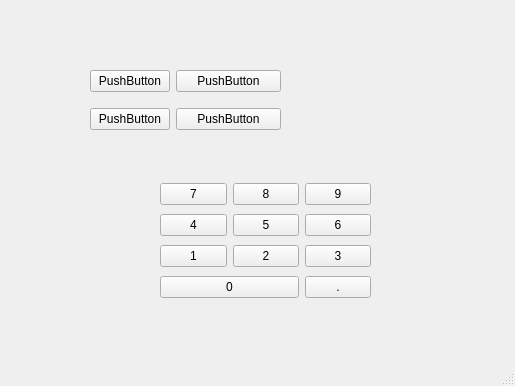
<?xml version="1.0" encoding="UTF-8"?>
<ui version="4.0">
 <class>MainWindow</class>
 <widget class="QMainWindow" name="MainWindow">
  <property name="geometry">
   <rect>
    <x>0</x>
    <y>0</y>
    <width>515</width>
    <height>386</height>
   </rect>
  </property>
  <property name="windowTitle">
   <string>MainWindow</string>
  </property>
  <widget class="QWidget" name="centralwidget">
   <widget class="QWidget" name="">
    <property name="geometry">
     <rect>
      <x>90</x>
      <y>60</y>
      <width>191</width>
      <height>81</height>
     </rect>
    </property>
    <layout class="QGridLayout" name="gridLayout">
     <item row="1" column="0">
      <widget class="QPushButton" name="pushButton_3">
       <property name="text">
        <string>PushButton</string>
       </property>
      </widget>
     </item>
     <item row="1" column="1" colspan="2">
      <widget class="QPushButton" name="pushButton_4">
       <property name="text">
        <string>PushButton</string>
       </property>
      </widget>
     </item>
     <item row="0" column="0">
      <widget class="QPushButton" name="pushButton">
       <property name="text">
        <string>PushButton</string>
       </property>
      </widget>
     </item>
     <item row="0" column="1" colspan="2">
      <widget class="QPushButton" name="pushButton_2">
       <property name="text">
        <string>PushButton</string>
       </property>
      </widget>
     </item>
    </layout>
   </widget>
   <widget class="QWidget" name="">
    <property name="geometry">
     <rect>
      <x>160</x>
      <y>180</y>
      <width>211</width>
      <height>121</height>
     </rect>
    </property>
    <layout class="QGridLayout" name="gridLayout_2">
     <item row="0" column="0">
      <widget class="QPushButton" name="pushButton_5">
       <property name="text">
        <string>7</string>
       </property>
      </widget>
     </item>
     <item row="0" column="1">
      <widget class="QPushButton" name="pushButton_6">
       <property name="text">
        <string>8</string>
       </property>
      </widget>
     </item>
     <item row="0" column="2">
      <widget class="QPushButton" name="pushButton_7">
       <property name="text">
        <string>9</string>
       </property>
      </widget>
     </item>
     <item row="1" column="0">
      <widget class="QPushButton" name="pushButton_9">
       <property name="text">
        <string>4</string>
       </property>
      </widget>
     </item>
     <item row="1" column="1">
      <widget class="QPushButton" name="pushButton_8">
       <property name="text">
        <string>5</string>
       </property>
      </widget>
     </item>
     <item row="1" column="2">
      <widget class="QPushButton" name="pushButton_10">
       <property name="text">
        <string>6</string>
       </property>
      </widget>
     </item>
     <item row="2" column="0">
      <widget class="QPushButton" name="pushButton_12">
       <property name="text">
        <string>1</string>
       </property>
      </widget>
     </item>
     <item row="2" column="1">
      <widget class="QPushButton" name="pushButton_11">
       <property name="text">
        <string>2</string>
       </property>
      </widget>
     </item>
     <item row="2" column="2">
      <widget class="QPushButton" name="pushButton_13">
       <property name="text">
        <string>3</string>
       </property>
      </widget>
     </item>
     <item row="3" column="0" colspan="2">
      <widget class="QPushButton" name="pushButton_15">
       <property name="text">
        <string>0</string>
       </property>
      </widget>
     </item>
     <item row="3" column="2">
      <widget class="QPushButton" name="pushButton_16">
       <property name="text">
        <string>.</string>
       </property>
      </widget>
     </item>
    </layout>
   </widget>
  </widget>
  <widget class="QMenuBar" name="menubar">
   <property name="geometry">
    <rect>
     <x>0</x>
     <y>0</y>
     <width>515</width>
     <height>26</height>
    </rect>
   </property>
  </widget>
  <widget class="QStatusBar" name="statusbar"/>
 </widget>
 <resources/>
 <connections/>
</ui>
